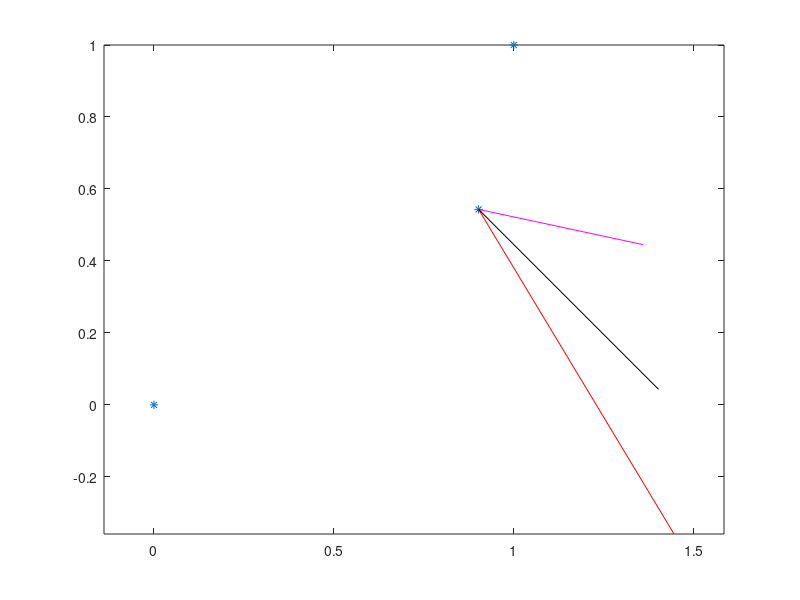
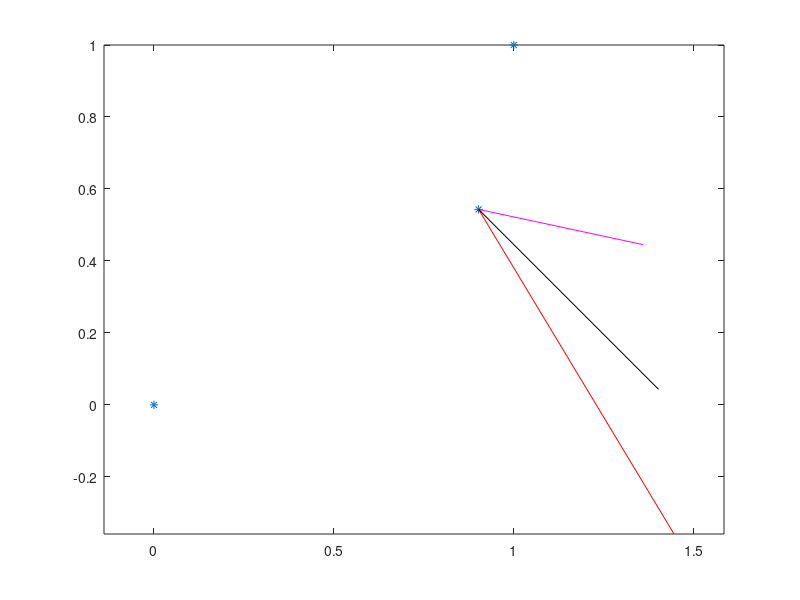

MATLAB code for these plots, in order:
x=[0; 0];
y=rand(2,1);
z=[1; 1];

M=[0 1; -1 0];

n_xy=M*(y-x);
n_yz=M*(z-y);

n_average=(n_xy+n_yz)/2;
n_xz=M*(z-x)/2;

figure
plot([x(1) y(1) z(1)], [x(2) y(2) z(2)], '*'); hold on
plot([y(1) y(1)+n_xy(1)],[y(2) y(2)+n_xy(2)], 'r'); 
plot([y(1) y(1)+n_yz(1)],[y(2) y(2)+n_yz(2)], 'm'); 
plot([y(1) y(1)+n_xz(1)],[y(2) y(2)+n_xz(2)], 'k'); 
axis equal

figure
plot([x(1) y(1) z(1)], [x(2) y(2) z(2)], '*'); hold on
plot([y(1) y(1)+n_xy(1)],[y(2) y(2)+n_xy(2)], 'r'); 
plot([y(1) y(1)+n_yz(1)],[y(2) y(2)+n_yz(2)], 'm'); 
plot([y(1) y(1)+n_average(1)],[y(2) y(2)+n_average(2)], 'k'); 
axis equal
